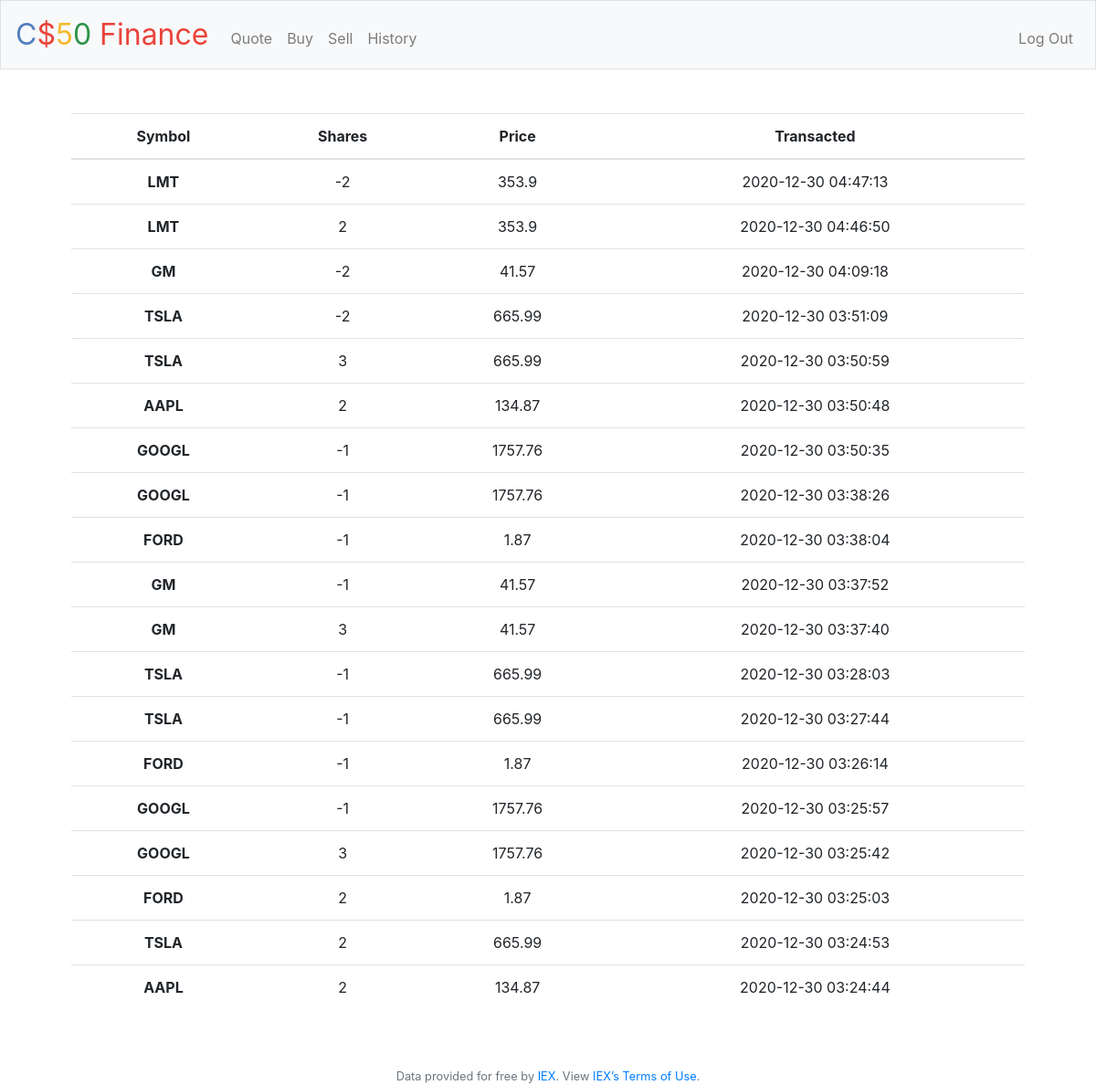
Screenshot of /history (signed in) with the database file from the repository.
### tables this page shows
CREATE TABLE 'ledger' ('id' integer PRIMARY KEY NOT NULL, 'user_id' integer NOT NULL, 'shares' integer NOT NULL,'is_buyer' smallint NOT NULL, 'symbol' varchar(8) NOT NULL, 'date'  timestamp NOT NULL DEFAULT CURRENT_TIMESTAMP  , 'price'  INTEGER NOT NULL  );

### pset8/finance/application.py (the view)
@app.route("/history")
@login_required
def history():
    history_data = db.execute("SELECT symbol, shares, price, date FROM ledger where user_id=:uid ORDER BY date DESC", uid=session["user_id"])
    return render_template("history.html", history=history_data)

### pset8/finance/application.py (called while the page is built)
@app.after_request
def after_request(response):
    response.headers["Cache-Control"] = "no-cache, no-store, must-revalidate"
    response.headers["Expires"] = 0
    response.headers["Pragma"] = "no-cache"
    return response

### pset8/finance/helpers.py (called while the page is built)
def login_required(f):
    @wraps(f)
    def decorated_function(*args, **kwargs):
        if session.get("user_id") is None:
            return redirect("/login")
        return f(*args, **kwargs)
    return decorated_function

### pset8/finance/templates/history.html (shortened to what this page needs)
{% extends "layout.html" %}
{% block main %}
    <table class="table">
        <thead>
            <tr>
                <th>Symbol</th>
                <th>Shares</th>
                <th>Price</th>
                <th>Transacted</th>
            </tr>
        </thead>
        <tbody>
        {% for stock in history %}
            <tr>
                <th>{{stock["symbol"]}}</th>
                <td>{{stock["shares"]}}</td>
                <td>{{stock["price"]}}</td>
                <td>{{stock["date"]}}</td>
            </tr>
        {% endfor %}
        </tbody>
    </table>
{% endblock %}

### pset8/finance/templates/layout.html (shortened to what this page needs)
<!DOCTYPE html>
<html lang="en">
    <head>
        <link href="https://maxcdn.bootstrapcdn.com/bootstrap/4.1.3/css/bootstrap.min.css" rel="stylesheet">
        <link href="/static/styles.css" rel="stylesheet">
    </head>
    <body>
        <nav class="navbar navbar-expand-md navbar-light bg-light border">
            <a class="navbar-brand" href="/"><span class="blue">C</span><span class="red">$</span><span class="yellow">5</span><span class="green">0</span> <span class="red">Finance</span></a>
            <div class="collapse navbar-collapse" id="navbar">
                {% if session.user_id %}
                    <ul class="navbar-nav mr-auto mt-2">
                        <li class="nav-item"><a class="nav-link" href="/quote">Quote</a></li>
                        <li class="nav-item"><a class="nav-link" href="/buy">Buy</a></li>
                        <li class="nav-item"><a class="nav-link" href="/sell">Sell</a></li>
                        <li class="nav-item"><a class="nav-link" href="/history">History</a></li>
                    </ul>
                    <ul class="navbar-nav ml-auto mt-2">
                        <li class="nav-item"><a class="nav-link" href="/logout">Log Out</a></li>
                    </ul>
                {% else %}
                    <ul class="navbar-nav ml-auto mt-2">
                        <li class="nav-item"><a class="nav-link" href="/register">Register</a></li>
                        <li class="nav-item"><a class="nav-link" href="/login">Log In</a></li>
                    </ul>
                {% endif %}
            </div>
        </nav>
        <main class="container p-5">
            {% block main %}{% endblock %}
        </main>
        <footer class="small text-center text-muted">
            Data provided for free by <a href="https://iextrading.com/developer">IEX</a>. View <a href="https://iextrading.com/api-exhibit-a/">IEX’s Terms of Use</a>.
        </footer>
    </body>
</html>

### pset8/finance/static/styles.css (style rules this page uses)
nav .navbar-brand { font-size: xx-large; }
nav .navbar-brand .blue { color: #537fbe; }
nav .navbar-brand .red { color: #ea433b; }
nav .navbar-brand .yellow { color: #f5b82e; }
nav .navbar-brand .green { color: #2e944b; }
main { overflow-x: auto; text-align: center; }

### rows the page displays
ledger: symbol "LMT", shares "-2", price "353.9", date "2020-12-30 04:47:13"
ledger: symbol "LMT", shares "2", price "353.9", date "2020-12-30 04:46:50"
ledger: symbol "GM", shares "-2", price "41.57", date "2020-12-30 04:09:18"
ledger: symbol "TSLA", shares "-2", price "665.99", date "2020-12-30 03:51:09"
ledger: symbol "TSLA", shares "3", price "665.99", date "2020-12-30 03:50:59"
ledger: symbol "AAPL", shares "2", price "134.87", date "2020-12-30 03:50:48"
ledger: symbol "GOOGL", shares "-1", price "1757.76", date "2020-12-30 03:50:35"
ledger: symbol "GOOGL", shares "-1", price "1757.76", date "2020-12-30 03:38:26"
ledger: symbol "FORD", shares "-1", price "1.87", date "2020-12-30 03:38:04"
ledger: symbol "GM", shares "-1", price "41.57", date "2020-12-30 03:37:52"
ledger: symbol "GM", shares "3", price "41.57", date "2020-12-30 03:37:40"
ledger: symbol "TSLA", shares "-1", price "665.99", date "2020-12-30 03:28:03"
ledger: symbol "TSLA", shares "-1", price "665.99", date "2020-12-30 03:27:44"
ledger: symbol "FORD", shares "-1", price "1.87", date "2020-12-30 03:26:14"
ledger: symbol "GOOGL", shares "-1", price "1757.76", date "2020-12-30 03:25:57"
ledger: symbol "GOOGL", shares "3", price "1757.76", date "2020-12-30 03:25:42"
ledger: symbol "FORD", shares "2", price "1.87", date "2020-12-30 03:25:03"
ledger: symbol "TSLA", shares "2", price "665.99", date "2020-12-30 03:24:53"
ledger: symbol "AAPL", shares "2", price "134.87", date "2020-12-30 03:24:44"
